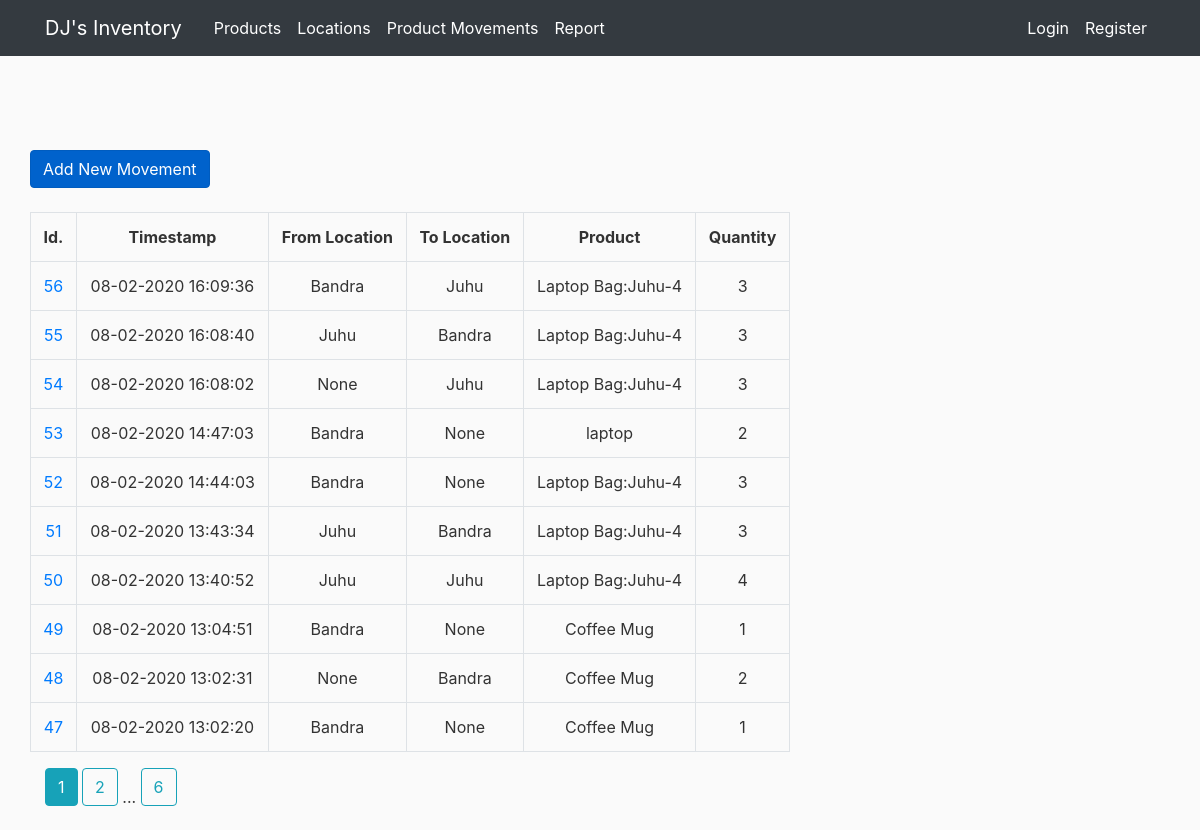
/movements, run on the app's committed database.
### inventory/models.py (models this page shows, shortened)
class Movement(db.Model):
    movement_id = db.Column(db.Integer, primary_key=True)
    timestamp = db.Column(db.DateTime, nullable=False, default=datetime.utcnow)
    from_location_id = db.Column(db.Integer, db.ForeignKey("location.location_id"))
    to_location_id = db.Column(db.Integer, db.ForeignKey("location.location_id"))
    from_location = db.relationship(Location, lazy='joined', foreign_keys=[from_location_id], backref='from_location')
    to_location = db.relationship(Location, lazy='joined', foreign_keys=[to_location_id], backref='to_location')
    product_id = db.Column(db.Integer, db.ForeignKey('product.product_id'))
    qty = db.Column(db.Integer, nullable=False)
    user_id = db.Column(db.Integer, db.ForeignKey('user.id'), nullable=False)

class Location(db.Model):
    location_id = db.Column(db.Integer, primary_key=True)
    name = db.Column(db.String(20), unique=True, nullable=False)
    address = db.Column(db.Text, nullable=False)
    products = db.relationship("Product", backref='warehouse')
    user_id = db.Column(db.Integer, db.ForeignKey('user.id'), nullable=False)
    def __repr__(self):
        return self.name
    def get_product_quantity(self, product_name):
        qty = 0
        for product in self.products:
            if product_name in product.name:
                qty+=1
        return qty

class Product(db.Model):
    product_id = db.Column(db.Integer, primary_key=True)
    name = db.Column(db.String(20), nullable=False)
    movements = db.relationship("Movement", backref='product')
    location_id = db.Column(db.Integer, db.ForeignKey('location.location_id'))
    user_id = db.Column(db.Integer, db.ForeignKey('user.id'), nullable=False)
    def __repr__(self):
        product_name = self.name
        if self.warehouse:
            warehouse = self.warehouse
            qty = warehouse.get_product_quantity(product_name)
            return "{0}:{1}-{2}".format(product_name, warehouse, qty)
        return product_name

### inventory/movements/routes.py (the view)
@movements.route("/movements")
def list_movements():
    page = request.args.get('page', 1, type=int)
    movements = Movement.query.order_by(Movement.timestamp.desc()).paginate(page=page, per_page=10)
    return render_template('movements.html', movements=movements, title='Movements')

### inventory/templates/movements.html
{% extends "layout.html" %}
{% block content %}
<section>
    <div class="row">
        <a href="{{ url_for('movements.new_movement') }}" class="btn btn-primary btn-md active mb-4" role="button"
            aria-pressed="true">Add New Movement</a><br>
        <table class="table table-hover table-bordered text-center">
            <tr class="text-center">
                <th>Id.</th>
                <th>Timestamp</th>
                <th>From Location</th>
                <th>To Location</th>
                <th>Product</th>
                <th>Quantity</th>
            </tr>
            {% for movement in movements.items %}
            <tr>
                <td><a
                        href="{{ url_for('movements.movement', movement_id = movement.movement_id)}}">{{ movement.movement_id }}</a>
                </td>
                <td>{{ movement.timestamp.strftime('%d-%m-%Y %H:%M:%S') }}</td>
                <td>{{ movement.from_location }}</td>
                <td>{{ movement.to_location }}</td>
                <td>{{ movement.product }}</td>
                <td>{{ movement.qty }}</td>
            </tr>
            {% endfor %}
        </table>
    </div>
</section>
{% for page_num in movements.iter_pages(left_edge = 1, right_edge=1, left_current=1, right_current=2) %}
{% if page_num %}
{% if movements.page == page_num %}
<a class="btn btn-info mb-4" href="{{ url_for('movements.list_movements', page=page_num )}}">{{ page_num }}</a>
{% else %}
<a class="btn btn-outline-info mb-4" href="{{ url_for('movements.list_movements', page=page_num )}}">{{ page_num }}</a>
{% endif %}
{% else %}
...
{% endif %}
{% endfor %}
{% endblock content %}

### inventory/static/main.css (style rules this page uses)
body { background: #fafafa; color: #333333; margin-top: 5rem; }

### data on the page
Movement: movement_id "56", timestamp "08-02-2020 16:09:36", from_location "Bandra", to_location "Juhu", product "Laptop Bag:Juhu-4", qty "3"
Movement: movement_id "55", timestamp "08-02-2020 16:08:40", from_location "Juhu", to_location "Bandra", product "Laptop Bag:Juhu-4", qty "3"
Movement: movement_id "54", timestamp "08-02-2020 16:08:02", from_location "None", to_location "Juhu", product "Laptop Bag:Juhu-4", qty "3"
Movement: movement_id "53", timestamp "08-02-2020 14:47:03", from_location "Bandra", to_location "None", product "laptop", qty "2"
Movement: movement_id "52", timestamp "08-02-2020 14:44:03", from_location "Bandra", to_location "None", product "Laptop Bag:Juhu-4", qty "3"
Movement: movement_id "51", timestamp "08-02-2020 13:43:34", from_location "Juhu", to_location "Bandra", product "Laptop Bag:Juhu-4", qty "3"
Movement: movement_id "50", timestamp "08-02-2020 13:40:52", from_location "Juhu", to_location "Juhu", product "Laptop Bag:Juhu-4", qty "4"
Movement: movement_id "49", timestamp "08-02-2020 13:04:51", from_location "Bandra", to_location "None", product "Coffee Mug", qty "1"
Movement: movement_id "48", timestamp "08-02-2020 13:02:31", from_location "None", to_location "Bandra", product "Coffee Mug", qty "2"
Movement: movement_id "47", timestamp "08-02-2020 13:02:20", from_location "Bandra", to_location "None", product "Coffee Mug", qty "1"

### other printed values
{{ page_num }} "1"
{{ page_num }} "2" "6"
